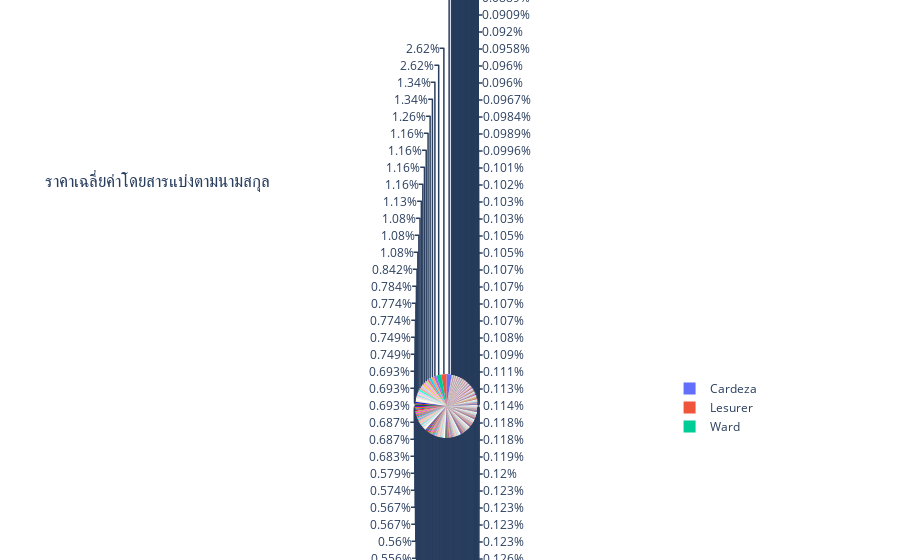

The notebook cell saved with this chart:
### Code cell
fig = px.pie(df, values=Mean_Same_Lastname['Fare'], 
             names=Mean_Same_Lastname.index,
             title='ราคาเฉลี่ยค่าโดยสารแบ่งตามนามสกุล')

fig.show()

### Figure 1 — Plotly figure (JSON) as saved in the notebook; plotly's stock layout.template omitted (floating-point values rounded to 4 significant figures; data arrays with more than 128 entries replaced by an {"elided": "..."} marker saying what was removed)
{"data": [{"domain": {"x": [0, 1], "y": [0, 1]}, "hovertemplate": "label=%{label}<br>value=%{value}<extra></extra>", "labels": {"elided": "667 str values"}, "legendgroup": "", "name": "", "showlegend": true, "type": "pie", "values": {"elided": "667 float values"}}], "layout": {"legend": {"tracegroupgap": 0}, "title": {"text": "ราคาเฉลี่ยค่าโดยสารแบ่งตามนามสกุล"}}}
